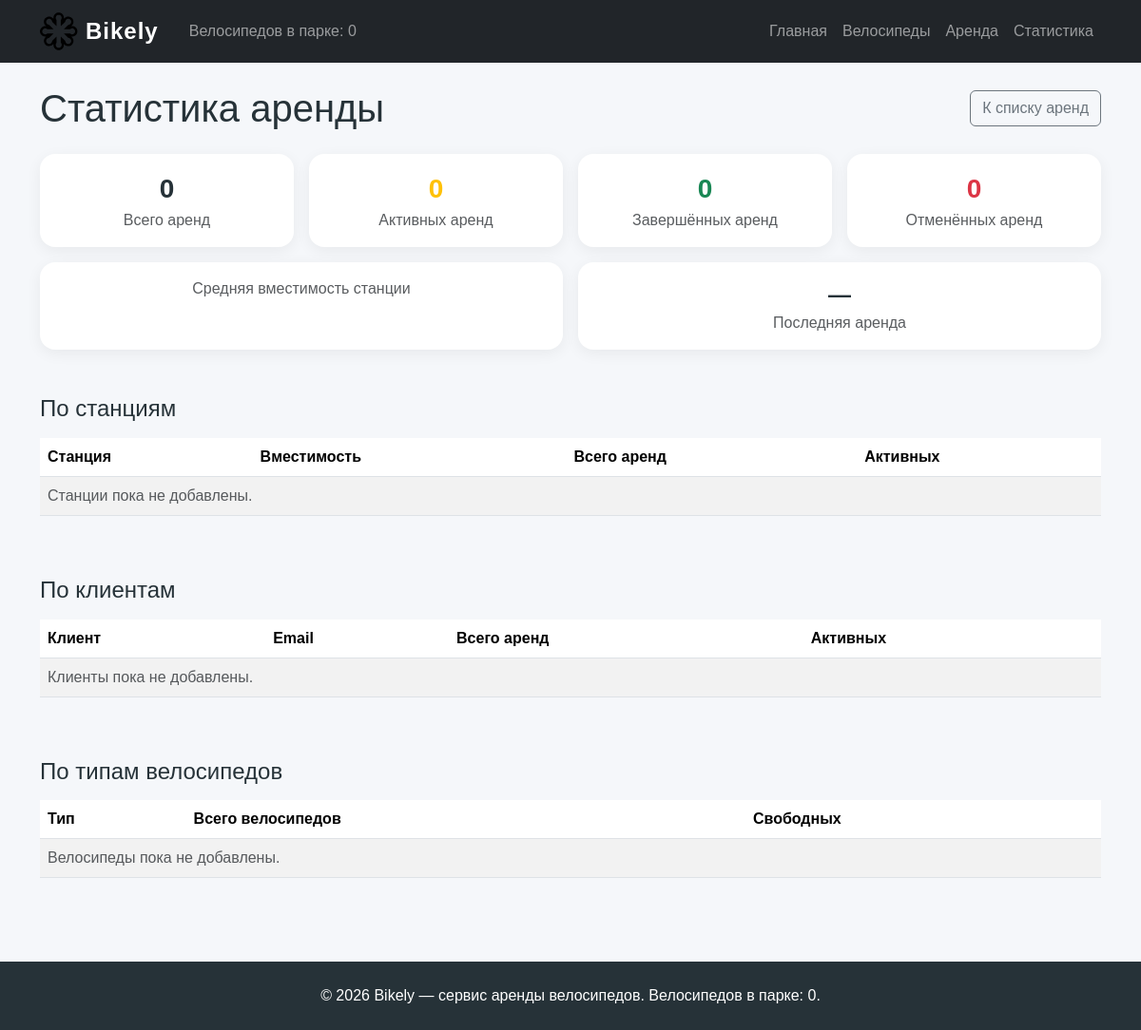
Before: /rentals/statistics/ with the older database file.
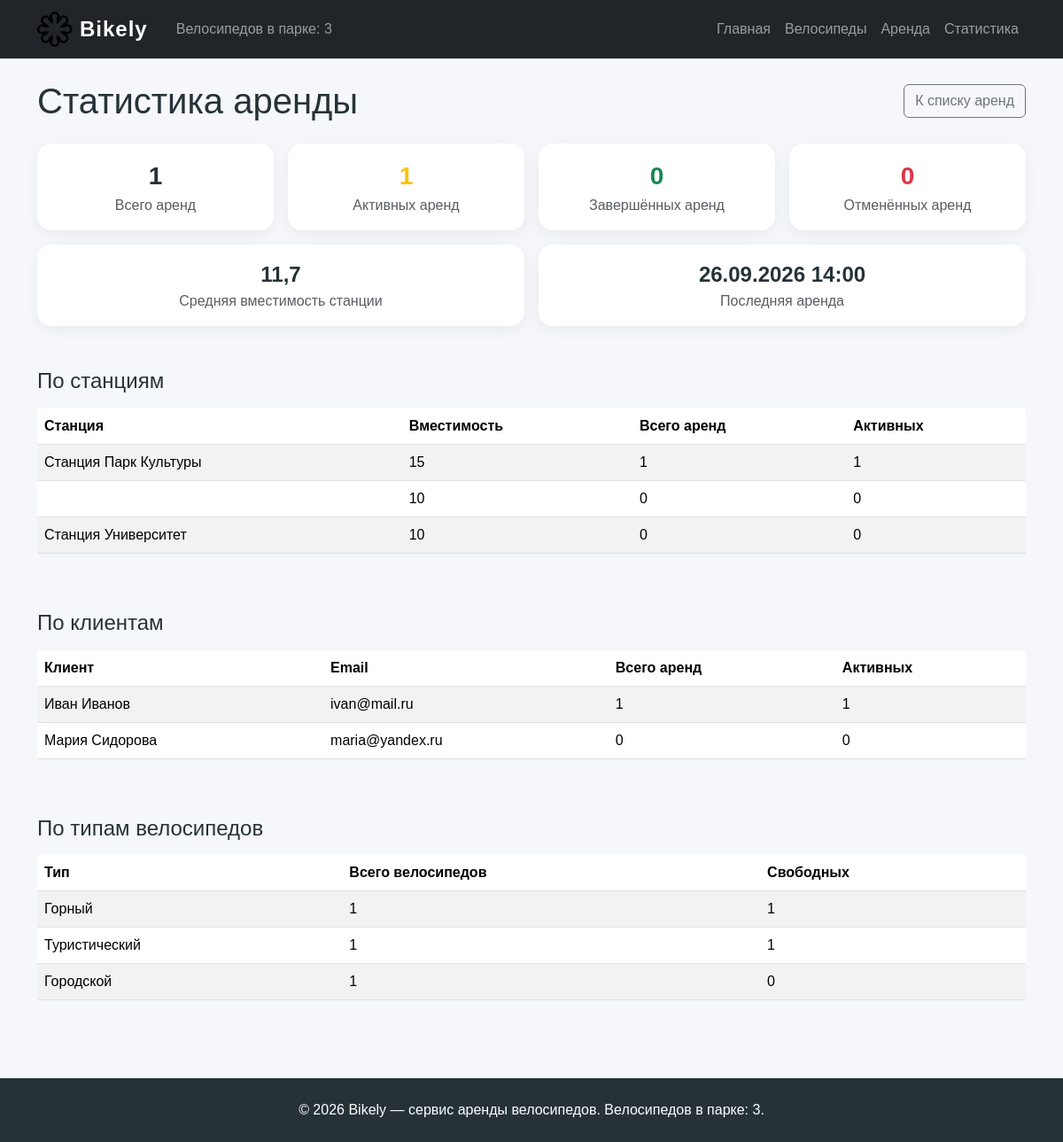
After: the same page with the newer database file.
### web_bikes/models.py (models this page shows, shortened)
class Station(models.Model):
    name = models.CharField(
        max_length=200,
        verbose_name="Название станции",
        help_text="Например: «Станция Парк Культуры».",
    )
    capacity = models.PositiveIntegerField(
        verbose_name="Вместимость",
        help_text=(
            f"Количество велосипедов, которое вмещает станция. "
            f"Станции от {LARGE_STATION_CAPACITY} мест считаются крупными."
        ),
        validators=[MinValueValidator(1)],
    )
    is_large = models.GeneratedField(
        expression=Case(
            When(
                capacity__gte=LARGE_STATION_CAPACITY,
                then=Value(True),
            ),
            default=Value(False),
        ),
        output_field=models.BooleanField(),
        db_persist=True,
        verbose_name="Крупная станция",
    )
    objects = StationQuerySet.as_manager()
    class Meta:
        ordering = ["name"]
        verbose_name = "Станция"
        verbose_name_plural = "Станции"

### web_rentals/models.py (models this page shows, shortened)
class User(models.Model):
    name = models.CharField(
        max_length=200,
        verbose_name="Имя клиента",
        help_text="Фамилия и имя клиента для обращений и отчётов.",
    )
    email = models.EmailField(
        unique=True,
        verbose_name="Электронная почта",
        help_text="Адрес уникален: по нему клиент находится в базе.",
    )
    objects = UserQuerySet.as_manager()
    class Meta:
        ordering = ["name"]
        verbose_name = "Клиент"
        verbose_name_plural = "Клиенты"

### web_rentals/views.py (the view)
# urls.py: path("statistics/", views.rental_statistics_view, name="statistics"),
def rental_statistics_view(request):
    station_stats = Station.objects.with_rental_stats().order_by(
        "-rentals_total",
        "name",
    )
    user_stats = User.objects.with_rental_stats().order_by(
        "-rentals_total",
        "name",
    )
    type_labels = dict(Bike.Type.choices)
    type_stats = list(
        Bike.objects.values("type")
        .annotate(
            total=Count("id"),
            available=Count("id", filter=Q(is_available=True)),
        )
        .order_by("-total", "type")
    )
    for item in type_stats:
        item["type_label"] = type_labels.get(item["type"], item["type"])
    summary = Rental.objects.statistics()
    summary["average_capacity"] = Station.objects.aggregate(
        value=Avg("capacity")
    )["value"]
    return render(
        request,
        "web_rentals/rental_statistics.html",
        {
            "station_stats": station_stats,
            "user_stats": user_stats,
            "type_stats": type_stats,
            "summary": summary,
        },
    )

### web_bikes/models.py (called while the page is built)
    def with_rental_stats(self):
        from web_rentals.models import Rental
        return self.annotate(
            rentals_total=Count("rentals", distinct=True),
            rentals_active=Count(
                "rentals",
                filter=Q(rentals__status=Rental.Status.ACTIVE),
                distinct=True,
            ),
        )

### web_main/context_processors.py (called while the page is built)
def bikely_context(request):
    bike_stats = Bike.objects.aggregate(
        bikes_total=Count("id"),
        bikes_available=Count("id", filter=Q(is_available=True)),
    )
    rental_stats = Rental.objects.statistics()
    return {
        "site_name": "Bikely",
        "bikes_count": bike_stats["bikes_total"],
        "bikely_stats": {
            "bikes_total": bike_stats["bikes_total"],
            "bikes_available": bike_stats["bikes_available"],
            "rentals_total": rental_stats["total"],
            "rentals_active": rental_stats["active"],
            "rentals_completed": rental_stats["completed"],
            "rentals_cancelled": rental_stats["cancelled"],
        },
    }

### web_rentals/models.py (called while the page is built)
    def with_rental_stats(self):
        return self.annotate(
            rentals_total=Count("rentals", distinct=True),
            rentals_active=Count(
                "rentals",
                filter=Q(rentals__status=Rental.Status.ACTIVE),
                distinct=True,
            ),
        )

    def statistics(self):
        return self.aggregate(
            total=Count("id"),
            active=Count(
                "id",
                filter=Q(status=Rental.Status.ACTIVE),
            ),
            completed=Count(
                "id",
                filter=Q(status=Rental.Status.COMPLETED),
            ),
            cancelled=Count(
                "id",
                filter=Q(status=Rental.Status.CANCELLED),
            ),
            last_start_time=Max("start_time"),
        )

### web_rentals/templates/web_rentals/rental_statistics.html (shortened to what this page needs)
{% extends "base.html" %}
{% block content %}
<div class="d-flex flex-wrap justify-content-between align-items-center gap-2 mb-4">
    <h1 class="mb-0">Статистика аренды</h1>
    <a class="btn btn-outline-secondary" href="{% url 'web_rentals:list' %}">
        К списку аренд
    </a>
</div>
<div class="row g-3 mb-5">
    <div class="col-6 col-md-3">
        <div class="feature-card p-3 h-100 text-center">
            <div class="fs-3 fw-bold">{{ summary.total }}</div>
            <div class="text-muted">Всего аренд</div>
        </div>
    </div>
    <div class="col-6 col-md-3">
        <div class="feature-card p-3 h-100 text-center">
            <div class="fs-3 fw-bold text-warning">{{ summary.active }}</div>
            <div class="text-muted">Активных аренд</div>
        </div>
    </div>
    <div class="col-6 col-md-3">
        <div class="feature-card p-3 h-100 text-center">
            <div class="fs-3 fw-bold text-success">{{ summary.completed }}</div>
            <div class="text-muted">Завершённых аренд</div>
        </div>
    </div>
    <div class="col-6 col-md-3">
        <div class="feature-card p-3 h-100 text-center">
            <div class="fs-3 fw-bold text-danger">{{ summary.cancelled }}</div>
            <div class="text-muted">Отменённых аренд</div>
        </div>
    </div>
    <div class="col-md-6">
        <div class="feature-card p-3 h-100 text-center">
            <div class="fs-4 fw-bold">
                {{ summary.average_capacity|floatformat:1 }}
            </div>
            <div class="text-muted">Средняя вместимость станции</div>
        </div>
    </div>
    <div class="col-md-6">
        <div class="feature-card p-3 h-100 text-center">
            <div class="fs-4 fw-bold">
                {{ summary.last_start_time|date:"d.m.Y H:i"|default:"—" }}
            </div>
            <div class="text-muted">Последняя аренда</div>
        </div>
    </div>
</div>
<h2 class="h4 mb-3">По станциям</h2>
<div class="table-responsive mb-5">
    <table class="table table-striped align-middle">
        <thead>
            <tr>
                <th scope="col">Станция</th>
                <th scope="col">Вместимость</th>
                <th scope="col">Всего аренд</th>
                <th scope="col">Активных</th>
            </tr>
        </thead>
        <tbody>
            {% for station in station_stats %}
                <tr>
                    <td>{{ station.name }}</td>
                    <td>{{ station.capacity }}</td>
                    <td>{{ station.rentals_total }}</td>
                    <td>{{ station.rentals_active }}</td>
                </tr>
            {% empty %}
                <tr>
                    <td colspan="4" class="text-muted">
                        Станции пока не добавлены.
                    </td>
                </tr>
            {% endfor %}
        </tbody>
    </table>
</div>
<h2 class="h4 mb-3">По клиентам</h2>
<div class="table-responsive mb-5">
    <table class="table table-striped align-middle">
        <thead>
            <tr>
                <th scope="col">Клиент</th>
                <th scope="col">Email</th>
                <th scope="col">Всего аренд</th>
                <th scope="col">Активных</th>
            </tr>
        </thead>
        <tbody>
            {% for user in user_stats %}
                <tr>
                    <td>{{ user.name }}</td>
                    <td>{{ user.email }}</td>
                    <td>{{ user.rentals_total }}</td>
                    <td>{{ user.rentals_active }}</td>
                </tr>
            {% empty %}
                <tr>
                    <td colspan="4" class="text-muted">
                        Клиенты пока не добавлены.
                    </td>
                </tr>
            {% endfor %}
        </tbody>
    </table>
</div>
<h2 class="h4 mb-3">По типам велосипедов</h2>
<div class="table-responsive">
    <table class="table table-striped align-middle">
        <thead>
            <tr>
                <th scope="col">Тип</th>
                <th scope="col">Всего велосипедов</th>
                <th scope="col">Свободных</th>
            </tr>
        </thead>
        <tbody>
            {% for item in type_stats %}
                <tr>
                    <td>{{ item.type_label }}</td>
                    <td>{{ item.total }}</td>
                    <td>{{ item.available }}</td>
                </tr>
            {% empty %}
                <tr>
                    <td colspan="3" class="text-muted">
                        Велосипеды пока не добавлены.
                    </td>
                </tr>
            {% endfor %}
        </tbody>
    </table>
</div>
{% endblock %}

### templates/base.html (shortened to what this page needs)
{% load static %}
<!DOCTYPE html>
<html lang="ru">
<head>
    <link
        href="https://cdn.jsdelivr.net/npm/bootstrap@5.3.3/dist/css/bootstrap.min.css"
        rel="stylesheet"
    >
    <link rel="stylesheet" href="{% static 'css/style.css' %}">
</head>
<body>
    {% include "includes/navigation.html" %}
    <main class="container py-4">
        {% block content %}
        {% endblock %}
    </main>
    <footer class="site-footer text-center py-4 mt-5">
        <div class="container">
            <p class="mb-0">
                © {% now "Y" %} {{ site_name|default:"Bikely" }} —
                сервис аренды велосипедов. Велосипедов в парке:
                {{ bikes_count }}.
            </p>
        </div>
    </footer>
</body>
</html>

### templates/includes/navigation.html (shortened to what this page needs)
{% load static %}
<nav class="navbar navbar-expand-lg navbar-dark bg-dark">
    <div class="container">
        <a class="navbar-brand fw-bold d-flex align-items-center gap-2"
           href="{% url 'web_main:index' %}">
            <img
                src="{% static 'img/logo.svg' %}"
                alt="Bikely"
                width="40"
                height="40"
            >
            <span>{{ site_name|default:"Bikely" }}</span>
        </a>
        <span class="navbar-text d-none d-lg-inline ms-3">
            Велосипедов в парке: {{ bikes_count }}
        </span>
        <div class="collapse navbar-collapse" id="mainNavbar">
            <ul class="navbar-nav ms-auto">
                <li class="nav-item">
                    <a class="nav-link" href="{% url 'web_main:index' %}">
                        Главная
                    </a>
                </li>
                <li class="nav-item">
                    <a class="nav-link" href="{% url 'web_bikes:list' %}">
                        Велосипеды
                    </a>
                </li>
                <li class="nav-item">
                    <a class="nav-link" href="{% url 'web_rentals:list' %}">
                        Аренда
                    </a>
                </li>
                <li class="nav-item">
                    <a class="nav-link" href="{% url 'web_rentals:statistics' %}">
                        Статистика
                    </a>
                </li>
            </ul>
        </div>
    </div>
</nav>

### static/css/style.css (style rules this page uses)
body { background-color: #f5f7fa; color: #263238; font-family: Arial, sans-serif; min-height: 100vh; }
a { text-decoration: none; }
.navbar-brand { font-size: 24px; letter-spacing: 1px; }
.feature-card, .data-card, .detail-card, .station-card { background: #ffffff; border-radius: 16px; padding: 24px; box-shadow: 0 4px 16px rgba(0, 0, 0, 0.06); transition: transform 0.2s ease, box-shadow 0.2s ease; }
.site-footer { background-color: #263238; color: #ffffff; }

Changed rows visible on the page:
added Station: name "Станция Парк Культуры", capacity "15", rentals_total "1", rentals_active "1"
added Station: capacity "10", rentals_total "0", rentals_active "0"
added Station: name "Станция Университет", capacity "10", rentals_total "0", rentals_active "0"
added User: name "Иван Иванов", email "ivan@mail.ru", rentals_total "1", rentals_active "1"
added User: name "Мария Сидорова", email "maria@yandex.ru", rentals_total "0", rentals_active "0"
Other visible differences:
{{ bikes_count }}: "0" → "3"
{{ summary.total }}: "0" → "1"
{{ summary.active }}: "0" → "1"
{{ summary.average_capacity|floatformat:1 }}: (not shown) → "11,7"
{{ summary.last_start_time|date:"d.m.Y H:i"|default:"—" }}: "—" → "26.09.2026 14:00"
new list line: "Горный 1 1"
new list line: "Туристический 1 1"
new list line: "Городской 1 0"
text no longer shown: "Станции пока не добавлены. Клиенты пока не добавлены. Велосипеды пока не добавлены."
